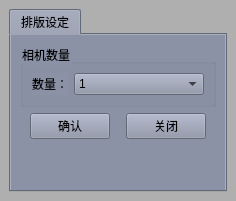
          <widget class="QStackedWidget" name="stackedWidget_13">
           <property name="sizePolicy">
            <sizepolicy hsizetype="Fixed" vsizetype="Preferred">
             <horstretch>0</horstretch>
             <verstretch>0</verstretch>
            </sizepolicy>
           </property>
           <property name="minimumSize">
            <size>
             <width>0</width>
             <height>0</height>
            </size>
           </property>
           <property name="maximumSize">
            <size>
             <width>16777215</width>
             <height>16777215</height>
            </size>
           </property>
           <property name="styleSheet">
            <string notr="true">background-color: rgb(175, 175, 175);</string>
           </property>
           <property name="currentIndex">
            <number>0</number>
           </property>
           <widget class="QWidget" name="stackedWidget_13Page1">
            <layout class="QGridLayout" name="gridLayout_8">
             <item row="0" column="0">
              <widget class="QTabWidget" name="tabWidget_2">
               <property name="styleSheet">
                <string notr="true">background-color: rgb(139, 146, 166);</string>
               </property>
               <property name="currentIndex">
                <number>0</number>
               </property>
               <widget class="QWidget" name="tab_2">
                <attribute name="title">
                 <string>排版设定</string>
                </attribute>
                <layout class="QGridLayout" name="gridLayout_17">
                 <item row="0" column="0">
                  <layout class="QVBoxLayout" name="verticalLayout">
                   <item>
                    <widget class="QGroupBox" name="groupBox">
                     <property name="title">
                      <string>相机数量</string>
                     </property>
                     <layout class="QFormLayout" name="formLayout">
                      <item row="0" column="0">
                       <widget class="QLabel" name="label_5">
                        <property name="text">
                         <string>数量：</string>
                        </property>
                       </widget>
                      </item>
                      <item row="0" column="1">
                       <widget class="QComboBox" name="comboBox">
                        <item>
                         <property name="text">
                          <string>1</string>
                         </property>
                        </item>
                        <item>
                         <property name="text">
                          <string>2</string>
                         </property>
                        </item>
                        <item>
                         <property name="text">
                          <string>4</string>
                         </property>
                        </item>
                        <item>
                         <property name="text">
                          <string>9</string>
                         </property>
                        </item>
                       </widget>
                      </item>
                     </layout>
                    </widget>
                   </item>
                   <item>
                    <layout class="QHBoxLayout" name="horizontalLayout_3">
                     <item>
                      <spacer name="horizontalSpacer">
                       <property name="orientation">
                        <enum>Qt::Horizontal</enum>
                       </property>
                       <property name="sizeType">
                        <enum>QSizePolicy::Fixed</enum>
                       </property>
                       <property name="sizeHint" stdset="0">
                        <size>
                         <width>10</width>
                         <height>20</height>
                        </size>
                       </property>
                      </spacer>
                     </item>
                     <item>
                      <widget class="QPushButton" name="ptn_ok">
                       <property name="sizePolicy">
                        <sizepolicy hsizetype="Fixed" vsizetype="Fixed">
                         <horstretch>0</horstretch>
                         <verstretch>0</verstretch>
                        </sizepolicy>
                       </property>
                       <property name="text">
                        <string>确认</string>
                       </property>
                      </widget>
                     </item>
                     <item>
                      <spacer name="horizontalSpacer_2">
                       <property name="orientation">
                        <enum>Qt::Horizontal</enum>
                       </property>
                       <property name="sizeType">
                        <enum>QSizePolicy::Fixed</enum>
                       </property>
                       <property name="sizeHint" stdset="0">
                        <size>
                         <width>10</width>
                         <height>20</height>
                        </size>
                       </property>
                      </spacer>
                     </item>
                     <item>
                      <widget class="QPushButton" name="ptn_cancel">
                       <property name="sizePolicy">
                        <sizepolicy hsizetype="Fixed" vsizetype="Fixed">
                         <horstretch>0</horstretch>
                         <verstretch>0</verstretch>
                        </sizepolicy>
                       </property>
                       <property name="text">
                        <string>关闭</string>
                       </property>
                      </widget>
                     </item>
                     <item>
                      <spacer name="horizontalSpacer_3">
                       <property name="orientation">
                        <enum>Qt::Horizontal</enum>
                       </property>
                       <property name="sizeType">
                        <enum>QSizePolicy::Fixed</enum>
                       </property>
                       <property name="sizeHint" stdset="0">
                        <size>
                         <width>10</width>
                         <height>20</height>
                        </size>
                       </property>
                      </spacer>
                     </item>
                    </layout>
                   </item>
                   <item>
                    <spacer name="verticalSpacer">
                     <property name="orientation">
                      <enum>Qt::Vertical</enum>
                     </property>
                     <property name="sizeHint" stdset="0">
                      <size>
                       <width>20</width>
                       <height>40</height>
                      </size>
                     </property>
                    </spacer>
                   </item>
                  </layout>
                 </item>
                </layout>
               </widget>
              </widget>
             </item>
            </layout>
           </widget>
           <widget class="QWidget" name="page_4">
            <layout class="QGridLayout" name="gridLayout_14">
             <item row="0" column="0">
              <widget class="QTabWidget" name="tabWidget_3">
               <property name="styleSheet">
                <string notr="true">background-color: rgb(139, 146, 166);</string>
               </property>
               <property name="currentIndex">
                <number>0</number>
               </property>
               <widget class="QWidget" name="tab_5">
                <attribute name="title">
                 <string>参数设定</string>
                </attribute>
               </widget>
              </widget>
             </item>
            </layout>
           </widget>
          </widget>
